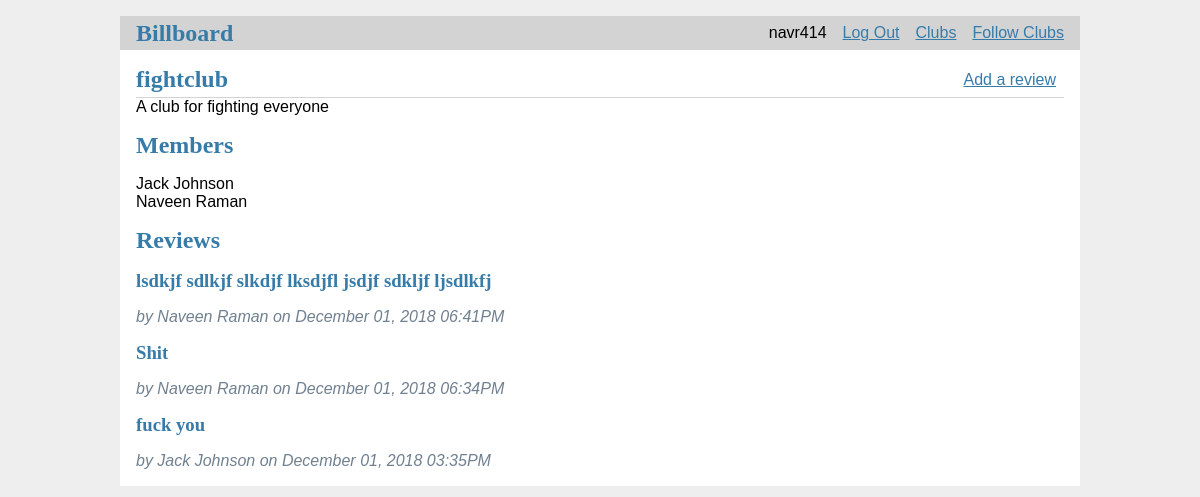
/clubs/fightclub (signed in), run on the app's committed database.
### tables this page shows
CREATE TABLE clubs
             (clubname,description);

CREATE TABLE users
             (name text, username text, password text, isclub DATETIME);

CREATE TABLE reviews
             (username,review, time DATETIME, clubname text);

### app.py (the view)
@app.route('/clubs/<clubname>')
def club(clubname):
    return clubApp.club(clubname)

### templates/club.html
{% extends 'base.html' %}
{% block header %}
  <h1>{% block title %} {{ name }} {% endblock %}</h1>
	<a class="action" href="{{ url_for('review',clubname=name) }}"> Add a review </a>
{% endblock %}
{% block content %}
	{{ description }} <br>
	<h2> Members </h2>
	{% for follow in followers %}
		{{ follow }} <br>
	{% endfor %}
	<h2> Reviews </h2>
	{% for review in reviews %}
		<article class="post">
			<div>
				<h1>{{ review["review"] }}</h1>
				<div class="about"> by {{ review["reviewer"] }} on {{review["time"] }} </div>
			</div>
		</article>
	{% endfor %}
{% endblock %}

### templates/base.html (shortened to what this page needs)
<!doctype html>
<link rel="stylesheet" href="{{ url_for('static', filename='style.css') }}">
<nav>
  <h1><a href="{{ url_for('index') }}">Billboard</a></h1>
  <ul>
  	{% if username != "" %}
      <li><span>{{ username }}</span></li>
      <li><a href="{{ url_for('logout') }}">Log Out</a></li>
      <li><a href="{{ url_for('clubList') }}">Clubs</a></li>
			<li><a href="{{ url_for('follow') }}">Follow Clubs</a></li>
    {% else %}
      <li><a href="{{ url_for('login') }}">Log In</a></li>
    {% endif %}
  </ul>
</nav>
<section class="content">
  <header>
    {% block header %}{% endblock %}
  </header>
  {% block content %}{% endblock %}
</section>

### static/style.css (style rules this page uses)
h1, h2, h3, h4, h5, h6 { font-family: serif; color: #377ba8; margin: 1rem 0; }
a { color: #377ba8; }
nav { background: lightgray; display: flex; align-items: center; padding: 0 0.5rem; }
nav h1 { flex: auto; margin: 0; }
nav h1 a { text-decoration: none; padding: 0.25rem 0.5rem; }
nav ul { display: flex; list-style: none; margin: 0; padding: 0; }
nav ul li a, nav ul li span, header .action { display: block; padding: 0.5rem; }
.content { padding: 0 1rem 1rem; }
.content > header { border-bottom: 1px solid lightgray; display: flex; align-items: flex-end; }
.content > header h1 { flex: auto; margin: 1rem 0 0.25rem 0; }
.post .about { color: slategray; font-style: italic; }
.content:last-child { margin-bottom: 0; }

### data on the page
clubs: description "A club for fighting everyone"
users: name "Jack Johnson", reviewer "Jack Johnson"
users: name "Naveen Raman", reviewer "Naveen Raman" "Naveen Raman"
reviews: review "lsdkjf sdlkjf slkdjf lksdjfl jsdjf sdkljf ljsdlkfj", time "December 01, 2018 06:41PM"
reviews: review "Shit", time "December 01, 2018 06:34PM"
reviews: review "fuck you", time "December 01, 2018 03:35PM"

### other printed values
{{ username }} "navr414"
{{ name }} "fightclub"
